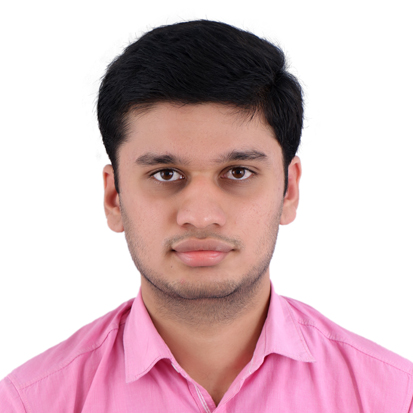
#> input picture image.jpg, 413 x 413 px
$ python dataset.py
#> lines starting #> are read from the running program, lines starting #| are printed output that depends on the picture; after the words box and inside, x2 and y2 are one past the last pixel; in counts of white or black regions, pixels touching at a corner belong together
import numpy as np
import cv2
face_cascade = cv2.CascadeClassifier("haarcascade_frontalface_default.xml")

color =cv2.imread('image.jpg')
#> color is the input picture: shape (413, 413, 3); mean B, G, R 191.3, 185.9, 213.8


img = cv2.cvtColor(color, cv2.COLOR_BGR2GRAY)
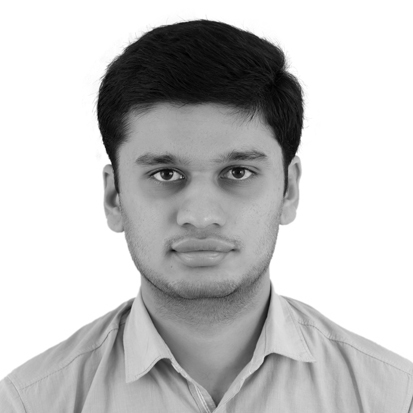
#> img: shape (413, 413); min 0, max 255, mean 194.9
faces = face_cascade.detectMultiScale(img,1.3,5)
#> faces = [[84, 86, 238, 238]]
for(x,y,w,h) in faces:
    image = img[y:y+h,x:x+w]
    resized = cv2.resize(image, (413,413))
    cv2.imwrite("dataset/User.1.1.jpg",resized)
    cv2.rectangle(color,(x,y),(x+w,y+h),(255,0,0),3)
    cv2.waitKey(100)
#> this loop made 1 pass
#> pass 1, `image = img[y:y+h,x:x+w]`:
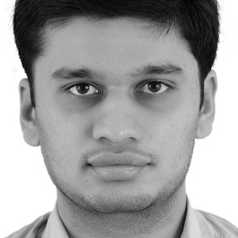
#> image: shape (238, 238); min 1, max 255, mean 160.7
#> after the loop:
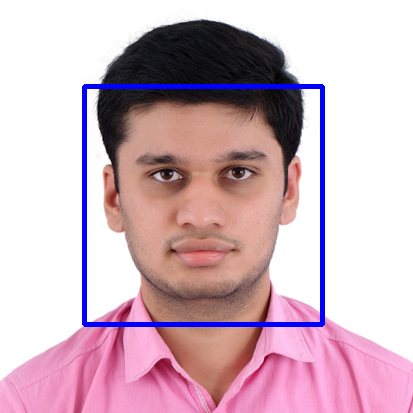
#> color: shape (413, 413, 3); 2.78% of pixels changed, all inside (x1, y1, x2, y2) = (82, 84, 325, 327)


cv2.imshow('img',color)
cv2.waitKey(0)


cv2.destroyAllWindows()
